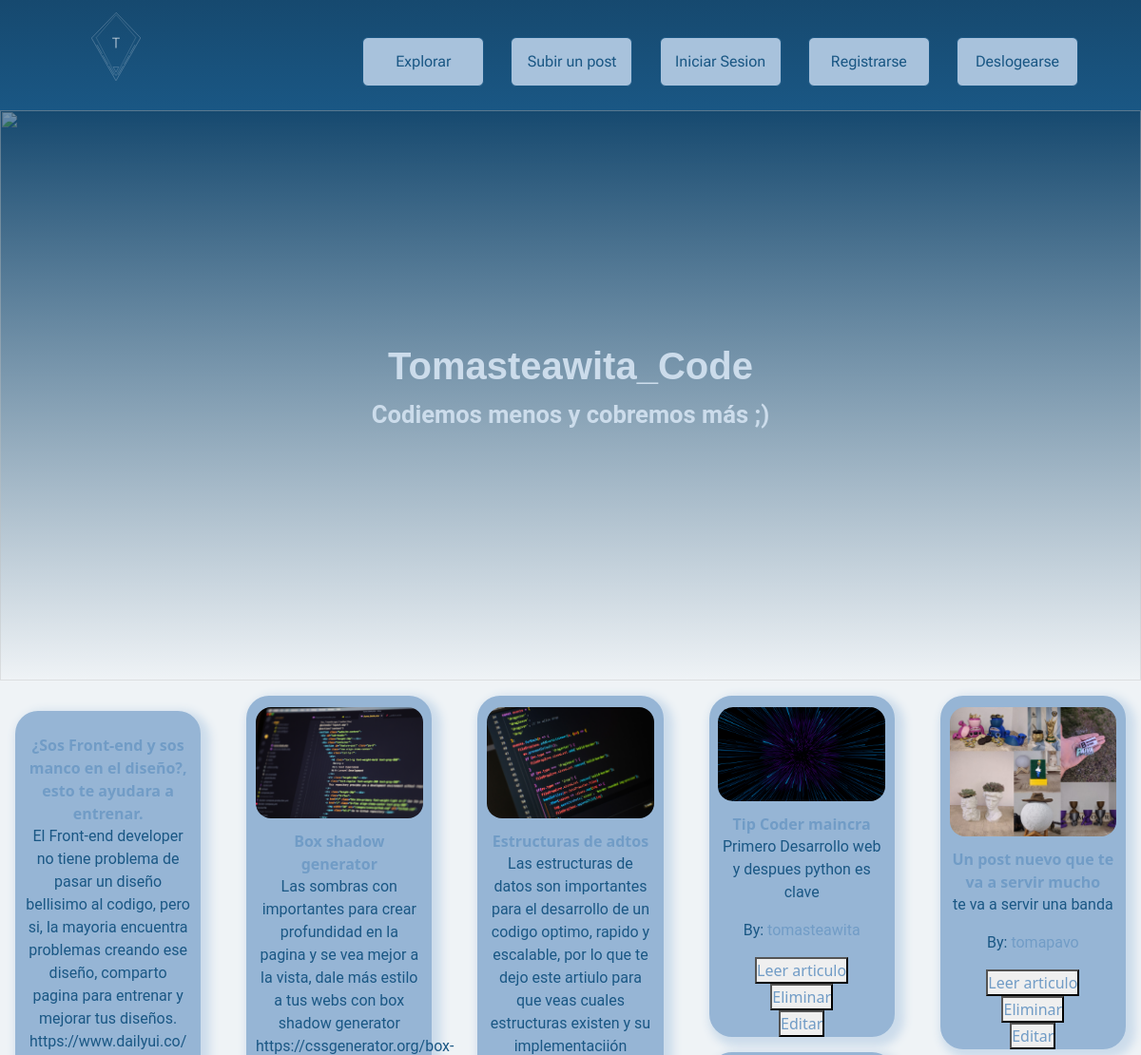
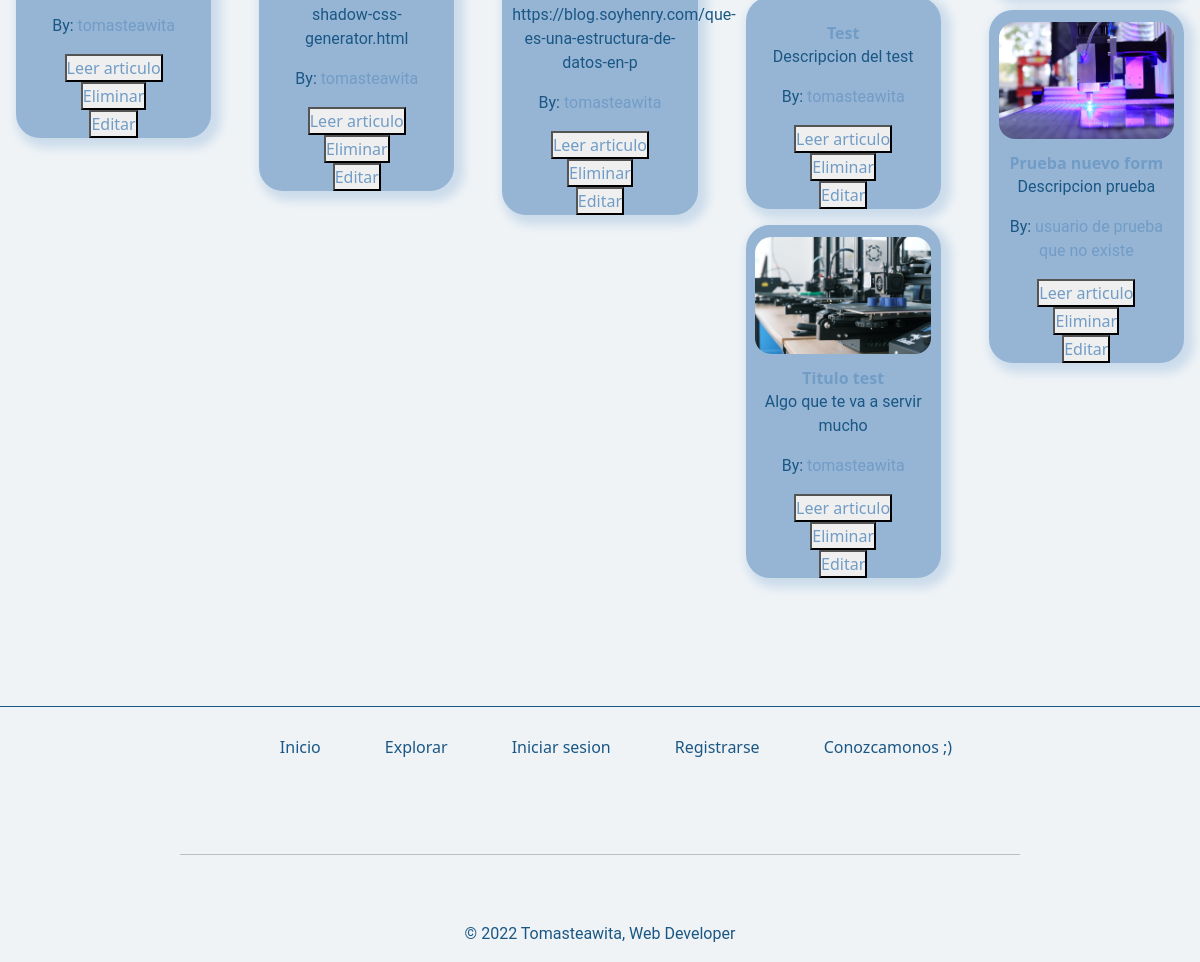
The app's page / (signed in) with its own data (2 pictures, top to bottom).
### app/models.py (models this page shows, shortened)
class Post(models.Model):
    title = models.CharField(max_length=75)
    description = models.CharField(max_length=1024)
    image = models.ImageField(upload_to='image')
    user = models.CharField(max_length=100)
    category = models.CharField(max_length=100)

### app/views.py (the view)
# urls.py: path('',Index.as_view(),name="index"),
class Index(LoginRequiredMixin,ListView):
    model = Post
    template_name = 'index.html'

### app/templates/index.html (shortened to what this page needs)
{% extends 'main.html' %}
{% load static %}
{% block main %}
    <main class="index">
        <section class="presentation">
            <div>
                <img src="{% static 'sources/images/presentacion.jpg'%}" alt="">
              </div>
              <div>
                <h1>Tomasteawita_Code</h1>
                <p>Codiemos menos y cobremos más ;)</p>
              </div>
        </section>
        <section class="view-post">
            {% for post in object_list %}
                <article class="Tcard">
                    <img src="{{post.image.url}}" alt="">
                    <div>
                        <strong>{{post.title}}</strong>
                        <p>
                            {{post.description}}
                        </p>
                        <p>
                            <span>By: </span><a href="">{{post.user}}</a>
                        </p>
                    </div>
                    <button>
                        <a href="{% url 'DetailPost' post.id %}">Leer articulo</a>
                    </button>
                    <button>
                        <a href="{% url 'DeletePost' post.id %}">Eliminar</a>
                    </button>
                    <button>
                        <a href="{% url 'EditPost' post.id %}">Editar</a>
                    </button>
                </article>
            {% endfor %}
        </section>
    </main>
{% endblock  %}

### tomasteawita/static/css/style.css (style rules this page uses)
*, *:before, *:after { box-sizing: border-box; margin: 0; padding: 0; }
body { background-color: #eff3f6; }
a, strong { text-decoration: none; color: #719cc6; }
main { z-index: 10; }
p, label { color: #1A5784; font-family: "Roboto", "Quicksand", sans-serif; }
h1, h2, h3, h4, h5, h6 { font-family: Helvetica; }
h1 { color: #A8C2DC; }
.index .presentation { position: relative; height: 600px; margin-top: 0; background: linear-gradient(#16496f, transparent); }
.index .presentation div:first-child { position: absolute; top: 0; left: 0; width: 100%; height: 600px; opacity: 0.4; }
.index .presentation div:first-child > img { object-fit: cover; width: 100%; height: 600px; }
.index .presentation div:last-child { position: absolute; top: 0; left: 0; height: 100%; width: 100%; display: flex; flex-direction: column; justify-content: center; align-items: center; text-align: center; }
.index .presentation div:last-child > h1 { color: #ccdceb; font-weight: 700; }
.index .presentation div:last-child p { color: #ccdceb; font-weight: 700; width: 600px; font-size: 1.6rem; }
.view-post { margin: 1rem auto; width: 100%; max-width: 1775px; column-count: 5; }
.view-post .Tcard { break-inside: avoid; page-break-inside: avoid; margin: 16px; }
.view-post .Tcard img { width: 90%; }
.Tcard { text-align: center; border-radius: 24px; background: #96b5d5; display: flex; flex-direction: column; align-items: center; box-shadow: 5px 5px 10px 5px #ccdceb; -webkit-box-shadow: 5px 5px 10px 5px #ccdceb; -moz-box-shadow: 5px 5px 10px 5px #ccdceb; }
.Tcard img { border-radius: 16px; margin: 12px auto; }
.Tcard div { width: 90%; }

### records on screen
Post: title "¿Sos Front-end y sos manco en el diseño?, esto te ayudara a entrenar.", description "El Front-end developer no tiene problema de pasar un diseño bellisimo al codigo, pero si, la mayoria encuentra problemas creando ese diseño, comparto pagina para entrenar y mejorar tus diseños. https://www.dailyui.co/", user "tomasteawita"
Post: image (picture), title "Box shadow generator", description "Las sombras con importantes para crear profundidad en la pagina y se vea mejor a la vista, dale más estilo a tus webs con box shadow generator https://cssgenerator.org/box-shadow-css-generator.html", user "tomasteawita"
Post: image (picture), title "Estructuras de adtos", description "Las estructuras de datos son importantes para el desarrollo de un codigo optimo, rapido y escalable, por lo que te dejo este artiulo para que veas cuales estructuras existen y su implementaciión https://blog.soyhenry.com/que-es-una-estructura-de-datos-en-p", user "tomasteawita"
Post: image (picture), title "Tip Coder maincra", description "Primero Desarrollo web y despues python es clave", user "tomasteawita"
Post: title "Test", description "Descripcion del test", user "tomasteawita"
Post: image (picture), title "Titulo test", description "Algo que te va a servir mucho", user "tomasteawita"
Post: image (picture), title "Un post nuevo que te va a servir mucho", description "te va a servir una banda", user "tomapavo"
Post: image (picture), title "Prueba nuevo form", description "Descripcion prueba", user "usuario de prueba que no existe"
